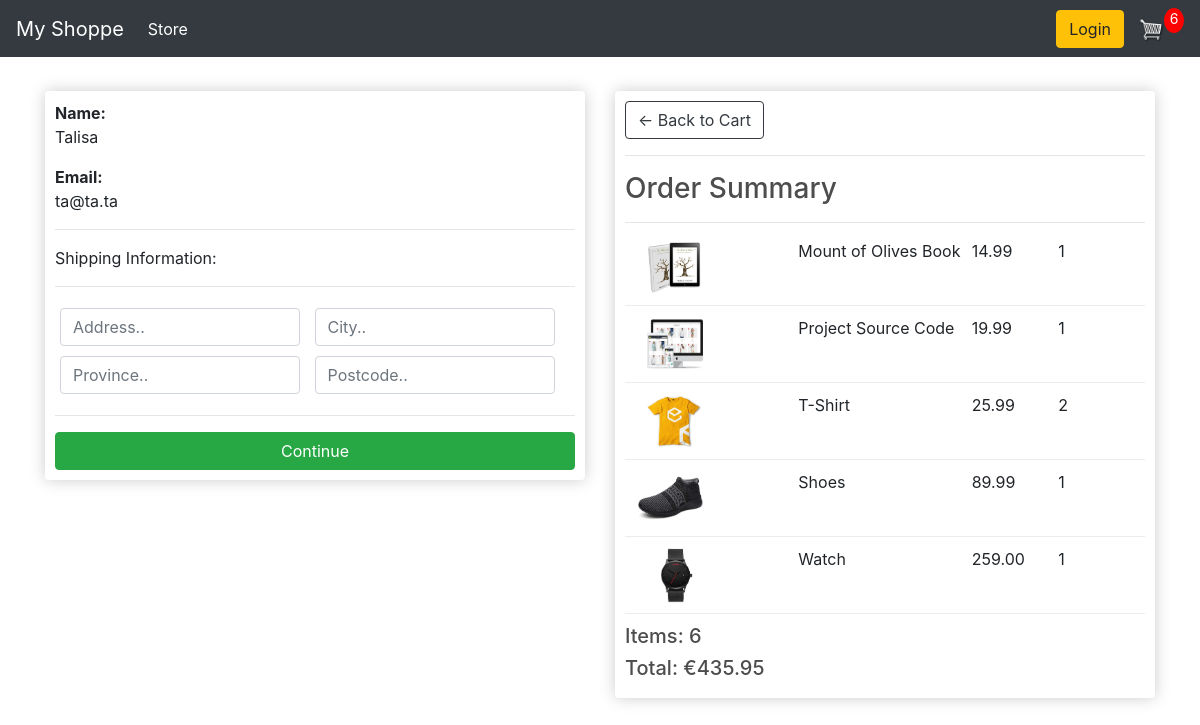
Screenshot of /checkout/ (signed in) with the database file from the repository.
### store/models.py (models this page shows, shortened)
class Customer(models.Model):
    user = models.OneToOneField(User, on_delete=models.CASCADE, null=True, blank=True)
    name = models.CharField(max_length=200, null=True)
    email = models.CharField(max_length=200, null=True)

class OrderItem(models.Model):
    product = models.ForeignKey(Product, on_delete=models.SET_NULL, blank=True, null=True)
    order = models.ForeignKey(Order, on_delete=models.SET_NULL, blank=True, null=True)
    quantity = models.IntegerField(default=0, null=True, blank=True)
    date_added = models.DateTimeField(auto_now_add=True)
    @property
    def get_total(self):
        total = self.product.price * self.quantity
        return total

class Product(models.Model):
    name = models.CharField(max_length=200, null=True)
    price = models.DecimalField(max_digits=8, decimal_places=2)
    digital = models.BooleanField(default=False, null=True, blank=True)
    image = models.ImageField(null=True, blank=True)
    @property
    def image_url(self):
        try:
            url = self.image.url
        except:
            url = ''
        return url

class Order(models.Model):
    customer = models.ForeignKey(Customer, on_delete=models.SET_NULL, blank=True, null=True)
    date_ordered = models.DateTimeField(auto_now_add=True)
    complete = models.BooleanField(default=False, null=True, blank=True)
    transaction_id = models.CharField(max_length=200, null=True)
    @property
    def get_cart_total(self):
        orderitems = self.orderitem_set.all()
        total = sum([item.get_total for item in orderitems])
        return total
    @property
    def get_cart_items(self):
        orderitems = self.orderitem_set.all()
        total = sum([item.quantity for item in orderitems])
        return total
    @property
    def shipping(self):
        shipping = False
        orderitems = self.orderitem_set.all()
        for i in orderitems:
            if not i.product.digital:
                shipping = True
        return shipping

### store/views.py (the view)
# urls.py: path('checkout/', views.checkout, name="checkout"),
def checkout(request):
    data = cart_data(request)
    if request.user.is_authenticated:
        customer = request.user.customer
    else:
        customer = ''
    cart_items = data['cart_items']
    order = data['order']
    items = data['items']
    context = {'items': items, 'order': order, 'cart_items': cart_items, 'customer': customer}
    return render(request, 'store/checkout.html', context)

### store/utils.py (called while the page is built)
def cart_data(request):
    if request.user.is_authenticated:
        customer = request.user.customer
        order, created = Order.objects.get_or_create(customer=customer, complete=False)
        items = order.orderitem_set.all()
        cart_items = order.get_cart_items
    else:
        cookie_data = cookie_cart(request)
        cart_items = cookie_data['cart_items']
        order = cookie_data['order']
        items = cookie_data['items']
    return{'cart_items': cart_items, 'order': order, 'items': items}

### store/templates/store/checkout.html (shortened to what this page needs)
{% extends 'store/main.html' %}
{% load static %}
{% block content %}
    <div class="row">
        <div class="col-lg-6">
            <div class="box-element" id="form-wrapper">
                {% if request.user.is_authenticated %}
                <strong>Name:</strong><p>{{ customer.name }}</p><strong>Email:</strong><p>{{ customer.email }}</p>
                {% endif %}
                <form id="form">
                    <div id="shipping-info">
                        <hr>
                        <p>Shipping Information:</p>
                        <hr>
                        <div class="form-field">
                            <input class="form-control" type="text" name="address" placeholder="Address..">
                        </div>
                        <div class="form-field">
                            <input class="form-control" type="text" name="city" placeholder="City..">
                        </div>
                        <div class="form-field">
                            <input class="form-control" type="text" name="province" placeholder="Province..">
                        </div>
                        <div class="form-field">
                            <input class="form-control" type="text" name="postcode" placeholder="Postcode..">
                        </div>
                    </div>
                    <hr>
                    <input id="form-button" class="btn btn-success btn-block" type="submit" value="Continue">
                </form>
            </div>
            <br>
        </div>
        <div class="col-lg-6">
            <div class="box-element">
                <a  class="btn btn-outline-dark" href="{% url 'cart' %}">&#x2190; Back to Cart</a>
                <hr>
                <h3>Order Summary</h3>
                <hr>
                {% for item in items %}
                <div class="cart-row">
                    <div style="flex:2"><img class="row-image" src="{{ item.product.image_url }}"></div>
                    <div style="flex:2"><p>{{ item.product.name }}</p></div>
                    <div style="flex:1"><p>{{ item.product.price }}</p></div>
                    <div style="flex:1"><p>{{ item.quantity }}</p></div>
                </div>
                {% endfor %}
                <h5>Items:   {{ order.get_cart_items }}</h5>
                <h5>Total:   €{{ order.get_cart_total }}</h5>
            </div>
        </div>
    </div>
{% endblock content %}

### static/css/main.css (style rules this page uses)
body { background-color: hsl(0, 0%, 98%); }
h1,h2,h3,h4,h5,h6 { color:hsl(0, 0%, 30%); }
.box-element { box-shadow:hsl(0, 0%, 80%) 0 0 16px; background-color: #fff; border-radius: 4px; padding: 10px; }
.col-lg-4, .col-lg-6, .col-lg-8, .col-lg-12 { margin-top: 10px; }
.btn { border-radius: 0; }
.row-image { width: 100px; }
.form-field { width:250px; display: inline-block; padding: 5px; }
.cart-row { display: flex; padding-bottom: 10px; margin-bottom: 10px; border-bottom: 1px solid #ececec; }

### rows the page displays
Customer: name "Talisa", email "ta@ta.ta"
OrderItem: product.image_url (picture), product.name "Mount of Olives Book", product.price "14.99", quantity "1"
OrderItem: product.image_url (picture), product.name "Project Source Code", product.price "19.99", quantity "1"
OrderItem: product.image_url (picture), product.name "T-Shirt", product.price "25.99", quantity "2"
OrderItem: product.image_url (picture), product.name "Shoes", product.price "89.99", quantity "1"
OrderItem: product.image_url (picture), product.name "Watch", product.price "259.00", quantity "1"
Order: get_cart_items "6", get_cart_total "435.95"

### other values shown
{{ cart_items }} "6"
